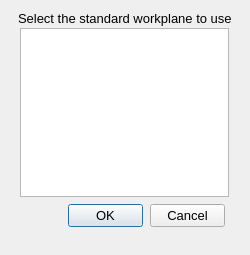
<?xml version="1.0" encoding="UTF-8"?>
<ui version="4.0">
 <class>ResetWorkplane_Dialog</class>
 <widget class="QDialog" name="ResetWorkplane_Dialog">
  <property name="geometry">
   <rect>
    <x>0</x>
    <y>0</y>
    <width>250</width>
    <height>255</height>
   </rect>
  </property>
  <property name="minimumSize">
   <size>
    <width>250</width>
    <height>255</height>
   </size>
  </property>
  <property name="maximumSize">
   <size>
    <width>250</width>
    <height>255</height>
   </size>
  </property>
  <property name="font">
   <font>
    <pointsize>10</pointsize>
   </font>
  </property>
  <property name="windowTitle">
   <string>Reset to standard workplane</string>
  </property>
  <widget class="QLabel" name="label">
   <property name="geometry">
    <rect>
     <x>18</x>
     <y>8</y>
     <width>223</width>
     <height>20</height>
    </rect>
   </property>
   <property name="font">
    <font>
     <pointsize>10</pointsize>
    </font>
   </property>
   <property name="text">
    <string>Select the standard workplane to use</string>
   </property>
  </widget>
  <widget class="QPushButton" name="_2">
   <property name="geometry">
    <rect>
     <x>150</x>
     <y>204</y>
     <width>75</width>
     <height>23</height>
    </rect>
   </property>
   <property name="text">
    <string>Cancel</string>
   </property>
   <property name="autoDefault">
    <bool>false</bool>
   </property>
  </widget>
  <widget class="QPushButton" name="_1">
   <property name="geometry">
    <rect>
     <x>68</x>
     <y>204</y>
     <width>75</width>
     <height>23</height>
    </rect>
   </property>
   <property name="text">
    <string>OK</string>
   </property>
   <property name="default">
    <bool>true</bool>
   </property>
  </widget>
  <widget class="RCComboList" name="_100">
   <property name="geometry">
    <rect>
     <x>20</x>
     <y>28</y>
     <width>209</width>
     <height>169</height>
    </rect>
   </property>
   <property name="minimumSize">
    <size>
     <width>209</width>
     <height>169</height>
    </size>
   </property>
   <property name="maximumSize">
    <size>
     <width>209</width>
     <height>169</height>
    </size>
   </property>
  </widget>
 </widget>
 <customwidgets>
  <customwidget>
   <class>RCComboList</class>
   <extends>QListWidget</extends>
   <header>../RealCADQt/source/rccombolist.h</header>
  </customwidget>
 </customwidgets>
 <resources/>
 <connections/>
</ui>
